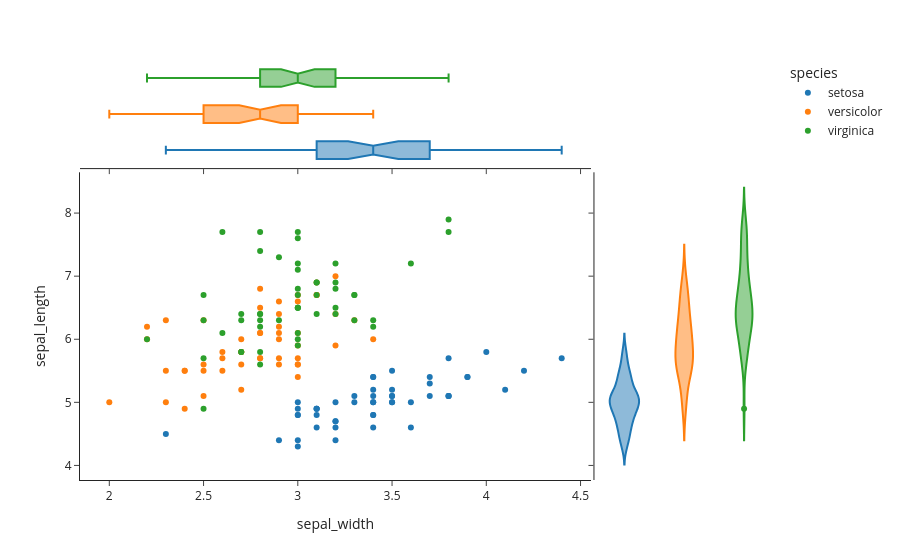

Notebook code cell kept with this figure:
### Code cell
import plotly.express as px
import plotly.io as pio
pio.renderers.default = "plotly_mimetype+notebook_connected"

df = px.data.iris()
fig = px.scatter(df, x="sepal_width", y="sepal_length", 
                 color="species", 
                 marginal_y="violin", 
                 marginal_x="box", 
                #  trendline="ols", 
                 template="simple_white")
fig.show()

### Figure 1 — Plotly figure (JSON) as saved in the notebook; plotly's stock layout.template omitted (floating-point values rounded to 4 significant figures)
{"data": [{"hovertemplate": "species=setosa<br>sepal_width=%{x}<br>sepal_length=%{y}<extra></extra>", "legendgroup": "setosa", "marker": {"color": "#1F77B4", "symbol": "circle"}, "mode": "markers", "name": "setosa", "orientation": "v", "showlegend": true, "type": "scatter", "x": [3.5, 3.0, 3.2, 3.1, 3.6, 3.9, 3.4, 3.4, 2.9, 3.1, 3.7, 3.4, 3.0, 3.0, 4.0, 4.4, 3.9, 3.5, 3.8, 3.8, 3.4, 3.7, 3.6, 3.3, 3.4, 3.0, 3.4, 3.5, 3.4, 3.2, 3.1, 3.4, 4.1, 4.2, 3.1, 3.2, 3.5, 3.1, 3.0, 3.4, 3.5, 2.3, 3.2, 3.5, 3.8, 3.0, 3.8, 3.2, 3.7, 3.3], "xaxis": "x", "y": [5.1, 4.9, 4.7, 4.6, 5.0, 5.4, 4.6, 5.0, 4.4, 4.9, 5.4, 4.8, 4.8, 4.3, 5.8, 5.7, 5.4, 5.1, 5.7, 5.1, 5.4, 5.1, 4.6, 5.1, 4.8, 5.0, 5.0, 5.2, 5.2, 4.7, 4.8, 5.4, 5.2, 5.5, 4.9, 5.0, 5.5, 4.9, 4.4, 5.1, 5.0, 4.5, 4.4, 5.0, 5.1, 4.8, 5.1, 4.6, 5.3, 5.0], "yaxis": "y"}, {"alignmentgroup": "True", "hovertemplate": "species=setosa<br>sepal_width=%{x}<extra></extra>", "legendgroup": "setosa", "marker": {"color": "#1F77B4", "symbol": "circle"}, "name": "setosa", "notched": true, "offsetgroup": "setosa", "showlegend": false, "type": "box", "x": [3.5, 3.0, 3.2, 3.1, 3.6, 3.9, 3.4, 3.4, 2.9, 3.1, 3.7, 3.4, 3.0, 3.0, 4.0, 4.4, 3.9, 3.5, 3.8, 3.8, 3.4, 3.7, 3.6, 3.3, 3.4, 3.0, 3.4, 3.5, 3.4, 3.2, 3.1, 3.4, 4.1, 4.2, 3.1, 3.2, 3.5, 3.1, 3.0, 3.4, 3.5, 2.3, 3.2, 3.5, 3.8, 3.0, 3.8, 3.2, 3.7, 3.3], "xaxis": "x3", "yaxis": "y3"}, {"alignmentgroup": "True", "hovertemplate": "species=setosa<br>sepal_length=%{y}<extra></extra>", "legendgroup": "setosa", "marker": {"color": "#1F77B4", "symbol": "circle"}, "name": "setosa", "offsetgroup": "setosa", "scalegroup": "y", "showlegend": false, "type": "violin", "xaxis": "x2", "y": [5.1, 4.9, 4.7, 4.6, 5.0, 5.4, 4.6, 5.0, 4.4, 4.9, 5.4, 4.8, 4.8, 4.3, 5.8, 5.7, 5.4, 5.1, 5.7, 5.1, 5.4, 5.1, 4.6, 5.1, 4.8, 5.0, 5.0, 5.2, 5.2, 4.7, 4.8, 5.4, 5.2, 5.5, 4.9, 5.0, 5.5, 4.9, 4.4, 5.1, 5.0, 4.5, 4.4, 5.0, 5.1, 4.8, 5.1, 4.6, 5.3, 5.0], "yaxis": "y2"}, {"hovertemplate": "species=versicolor<br>sepal_width=%{x}<br>sepal_length=%{y}<extra></extra>", "legendgroup": "versicolor", "marker": {"color": "#FF7F0E", "symbol": "circle"}, "mode": "markers", "name": "versicolor", "orientation": "v", "showlegend": true, "type": "scatter", "x": [3.2, 3.2, 3.1, 2.3, 2.8, 2.8, 3.3, 2.4, 2.9, 2.7, 2.0, 3.0, 2.2, 2.9, 2.9, 3.1, 3.0, 2.7, 2.2, 2.5, 3.2, 2.8, 2.5, 2.8, 2.9, 3.0, 2.8, 3.0, 2.9, 2.6, 2.4, 2.4, 2.7, 2.7, 3.0, 3.4, 3.1, 2.3, 3.0, 2.5, 2.6, 3.0, 2.6, 2.3, 2.7, 3.0, 2.9, 2.9, 2.5, 2.8], "xaxis": "x", "y": [7.0, 6.4, 6.9, 5.5, 6.5, 5.7, 6.3, 4.9, 6.6, 5.2, 5.0, 5.9, 6.0, 6.1, 5.6, 6.7, 5.6, 5.8, 6.2, 5.6, 5.9, 6.1, 6.3, 6.1, 6.4, 6.6, 6.8, 6.7, 6.0, 5.7, 5.5, 5.5, 5.8, 6.0, 5.4, 6.0, 6.7, 6.3, 5.6, 5.5, 5.5, 6.1, 5.8, 5.0, 5.6, 5.7, 5.7, 6.2, 5.1, 5.7], "yaxis": "y"}, {"alignmentgroup": "True", "hovertemplate": "species=versicolor<br>sepal_width=%{x}<extra></extra>", "legendgroup": "versicolor", "marker": {"color": "#FF7F0E", "symbol": "circle"}, "name": "versicolor", "notched": true, "offsetgroup": "versicolor", "showlegend": false, "type": "box", "x": [3.2, 3.2, 3.1, 2.3, 2.8, 2.8, 3.3, 2.4, 2.9, 2.7, 2.0, 3.0, 2.2, 2.9, 2.9, 3.1, 3.0, 2.7, 2.2, 2.5, 3.2, 2.8, 2.5, 2.8, 2.9, 3.0, 2.8, 3.0, 2.9, 2.6, 2.4, 2.4, 2.7, 2.7, 3.0, 3.4, 3.1, 2.3, 3.0, 2.5, 2.6, 3.0, 2.6, 2.3, 2.7, 3.0, 2.9, 2.9, 2.5, 2.8], "xaxis": "x3", "yaxis": "y3"}, {"alignmentgroup": "True", "hovertemplate": "species=versicolor<br>sepal_length=%{y}<extra></extra>", "legendgroup": "versicolor", "marker": {"color": "#FF7F0E", "symbol": "circle"}, "name": "versicolor", "offsetgroup": "versicolor", "scalegroup": "y", "showlegend": false, "type": "violin", "xaxis": "x2", "y": [7.0, 6.4, 6.9, 5.5, 6.5, 5.7, 6.3, 4.9, 6.6, 5.2, 5.0, 5.9, 6.0, 6.1, 5.6, 6.7, 5.6, 5.8, 6.2, 5.6, 5.9, 6.1, 6.3, 6.1, 6.4, 6.6, 6.8, 6.7, 6.0, 5.7, 5.5, 5.5, 5.8, 6.0, 5.4, 6.0, 6.7, 6.3, 5.6, 5.5, 5.5, 6.1, 5.8, 5.0, 5.6, 5.7, 5.7, 6.2, 5.1, 5.7], "yaxis": "y2"}, {"hovertemplate": "species=virginica<br>sepal_width=%{x}<br>sepal_length=%{y}<extra></extra>", "legendgroup": "virginica", "marker": {"color": "#2CA02C", "symbol": "circle"}, "mode": "markers", "name": "virginica", "orientation": "v", "showlegend": true, "type": "scatter", "x": [3.3, 2.7, 3.0, 2.9, 3.0, 3.0, 2.5, 2.9, 2.5, 3.6, 3.2, 2.7, 3.0, 2.5, 2.8, 3.2, 3.0, 3.8, 2.6, 2.2, 3.2, 2.8, 2.8, 2.7, 3.3, 3.2, 2.8, 3.0, 2.8, 3.0, 2.8, 3.8, 2.8, 2.8, 2.6, 3.0, 3.4, 3.1, 3.0, 3.1, 3.1, 3.1, 2.7, 3.2, 3.3, 3.0, 2.5, 3.0, 3.4, 3.0], "xaxis": "x", "y": [6.3, 5.8, 7.1, 6.3, 6.5, 7.6, 4.9, 7.3, 6.7, 7.2, 6.5, 6.4, 6.8, 5.7, 5.8, 6.4, 6.5, 7.7, 7.7, 6.0, 6.9, 5.6, 7.7, 6.3, 6.7, 7.2, 6.2, 6.1, 6.4, 7.2, 7.4, 7.9, 6.4, 6.3, 6.1, 7.7, 6.3, 6.4, 6.0, 6.9, 6.7, 6.9, 5.8, 6.8, 6.7, 6.7, 6.3, 6.5, 6.2, 5.9], "yaxis": "y"}, {"alignmentgroup": "True", "hovertemplate": "species=virginica<br>sepal_width=%{x}<extra></extra>", "legendgroup": "virginica", "marker": {"color": "#2CA02C", "symbol": "circle"}, "name": "virginica", "notched": true, "offsetgroup": "virginica", "showlegend": false, "type": "box", "x": [3.3, 2.7, 3.0, 2.9, 3.0, 3.0, 2.5, 2.9, 2.5, 3.6, 3.2, 2.7, 3.0, 2.5, 2.8, 3.2, 3.0, 3.8, 2.6, 2.2, 3.2, 2.8, 2.8, 2.7, 3.3, 3.2, 2.8, 3.0, 2.8, 3.0, 2.8, 3.8, 2.8, 2.8, 2.6, 3.0, 3.4, 3.1, 3.0, 3.1, 3.1, 3.1, 2.7, 3.2, 3.3, 3.0, 2.5, 3.0, 3.4, 3.0], "xaxis": "x3", "yaxis": "y3"}, {"alignmentgroup": "True", "hovertemplate": "species=virginica<br>sepal_length=%{y}<extra></extra>", "legendgroup": "virginica", "marker": {"color": "#2CA02C", "symbol": "circle"}, "name": "virginica", "offsetgroup": "virginica", "scalegroup": "y", "showlegend": false, "type": "violin", "xaxis": "x2", "y": [6.3, 5.8, 7.1, 6.3, 6.5, 7.6, 4.9, 7.3, 6.7, 7.2, 6.5, 6.4, 6.8, 5.7, 5.8, 6.4, 6.5, 7.7, 7.7, 6.0, 6.9, 5.6, 7.7, 6.3, 6.7, 7.2, 6.2, 6.1, 6.4, 7.2, 7.4, 7.9, 6.4, 6.3, 6.1, 7.7, 6.3, 6.4, 6.0, 6.9, 6.7, 6.9, 5.8, 6.8, 6.7, 6.7, 6.3, 6.5, 6.2, 5.9], "yaxis": "y2"}], "layout": {"autosize": true, "legend": {"title": {"text": "species"}, "tracegroupgap": 0}, "margin": {"t": 60}, "xaxis": {"anchor": "y", "autorange": true, "domain": [0, 0.7363], "range": [1.848, 4.552], "title": {"text": "sepal_width"}, "type": "linear"}, "xaxis2": {"anchor": "y2", "autorange": true, "domain": [0.7413, 1], "matches": "x2", "range": [-0.5, 2.5], "showline": false, "showticklabels": false, "ticks": "", "type": "category"}, "xaxis3": {"anchor": "y3", "autorange": true, "domain": [0, 0.7363], "matches": "x", "range": [1.848, 4.552], "showticklabels": false, "type": "linear"}, "xaxis4": {"anchor": "y4", "domain": [0.7413, 1], "matches": "x2", "showline": false, "showticklabels": false, "ticks": ""}, "yaxis": {"anchor": "x", "autorange": true, "domain": [0, 0.7326], "range": [3.769, 8.646], "title": {"text": "sepal_length"}, "type": "linear"}, "yaxis2": {"anchor": "x2", "autorange": true, "domain": [0, 0.7326], "matches": "y", "range": [3.769, 8.646], "showticklabels": false, "type": "linear"}, "yaxis3": {"anchor": "x3", "autorange": true, "domain": [0.7426, 1], "matches": "y3", "range": [-0.5, 2.5], "showline": false, "showticklabels": false, "ticks": "", "type": "category"}, "yaxis4": {"anchor": "x4", "domain": [0.7426, 1], "matches": "y3", "showline": false, "showticklabels": false, "ticks": ""}}}
